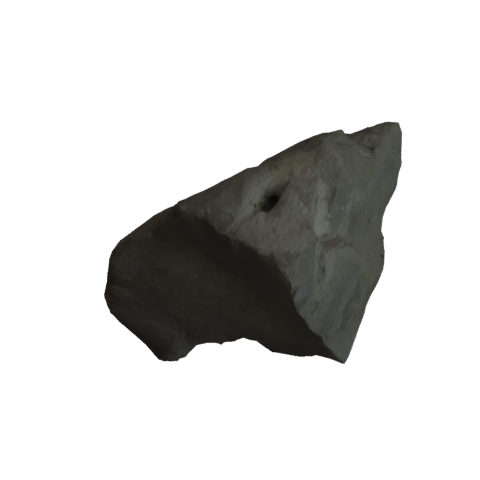
#> input picture assets/enemies/meteor/0001.png, 480 x 480 px
$ python pngToGif.py ../assets/enemies/meteor
#> lines starting #> are read from the running program, lines starting #| are printed output that depends on the picture; after the words box and inside, x2 and y2 are one past the last pixel; in counts of white or black regions, pixels touching at a corner belong together
#!/usr/bin/env python3
import argparse
import re
from pathlib import Path
from typing import List, Tuple, Optional

from PIL import Image

def natural_key(s: str):
    # Split into digit/non-digit chunks for natural sorting
    return [int(t) if t.isdigit() else t.lower() for t in re.findall(r'\d+|\D+', s)]

def parse_size(s: str) -> Tuple[int, int]:
    try:
        w, h = s.lower().replace("x", " ").split()
        return int(w), int(h)
    except Exception:
        raise argparse.ArgumentTypeError("Size must look like 800x600")

def collect_pngs(folder: Path, recursive: bool) -> List[Path]:
    pattern = "**/*.png" if recursive else "*.png"
    return sorted(folder.glob(pattern), key=lambda p: natural_key(p.name))

def ensure_mode(img: Image.Image, allow_transparency: bool) -> Image.Image:
    if allow_transparency:
        # Keep RGBA so GIF can use a single transparent index later
        if img.mode != "RGBA":
            return img.convert("RGBA")
        return img
    else:
        # Flatten against white background
        if img.mode in ("RGBA", "LA"):
            bg = Image.new("RGB", img.size, (255, 255, 255))
            bg.paste(img, mask=img.split()[-1])  # alpha
            return bg
        return img.convert("RGB")

def resize_or_fit(
    img: Image.Image,
    resize_to: Optional[Tuple[int, int]],
    fit_canvas: Optional[Tuple[int, int]],
    resample: int
) -> Image.Image:
    if resize_to:
        return img.resize(resize_to, resample=resample)

    if fit_canvas:
        # Letterbox/pad to target canvas size while preserving aspect
        target_w, target_h = fit_canvas
        img_aspect = img.width / img.height
        target_aspect = target_w / target_h

        if img_aspect > target_aspect:
            # width-limited
            new_w = target_w
            new_h = int(round(new_w / img_aspect))
        else:
            # height-limited
            new_h = target_h
            new_w = int(round(new_h * img_aspect))

        resized = img.resize((new_w, new_h), resample=resample)

        # Create transparent canvas
        canvas = Image.new("RGBA", (target_w, target_h), (0, 0, 0, 0))
        offset = ((target_w - new_w) // 2, (target_h - new_h) // 2)
        canvas.paste(resized, offset)
        return canvas

    return img

def unify_to_common_size(frames: List[Image.Image]) -> List[Image.Image]:
    # If sizes differ and no explicit size provided, pad to max width/height
    max_w = max(img.width for img in frames)
    max_h = max(img.height for img in frames)
    out = []
    for img in frames:
        if img.size == (max_w, max_h):
            out.append(img)
        else:
            canvas = Image.new("RGBA", (max_w, max_h), (0, 0, 0, 0))
            offset = ((max_w - img.width) // 2, (max_h - img.height) // 2)
            canvas.paste(img, offset)
            out.append(canvas)
    return out

def main():
    parser = argparse.ArgumentParser(description="Convert a folder of PNGs into an animated GIF.")
    parser.add_argument("input_folder", type=Path, help="Folder containing PNGs")
    parser.add_argument("-o", "--output", type=Path, default=Path("output.gif"), help="Output GIF path")
    parser.add_argument("-r", "--recursive", action="store_true", help="Search subfolders")
    group = parser.add_mutually_exclusive_group()
    group.add_argument("--fps", type=float, help="Frames per second (e.g., 10). Sets per-frame duration = 1000/fps ms")
    group.add_argument("--duration", type=float, help="Per-frame duration in milliseconds (e.g., 100)")
    parser.add_argument("--loop", type=int, default=0, help="Loop count (0=infinite)")
    parser.add_argument("--reverse", action="store_true", help="Also play frames in reverse (ping-pong without duplicating endpoints)")
    parser.add_argument("--resize", type=parse_size, help="Force all frames to this size, e.g. 800x600")
    parser.add_argument("--fit", type=parse_size, help="Letterbox/pad frames onto this canvas size, e.g. 800x600")
    parser.add_argument("--no-alpha", action="store_true", help="Flatten transparency onto white background")
    parser.add_argument("--resample", choices=["nearest", "bilinear", "bicubic", "lanczos"], default="lanczos",
                        help="Resampling filter for resizing/fitting")
    parser.add_argument("--optimize", action="store_true", help="Ask Pillow to optimize the GIF palette")
    parser.add_argument("--dither", choices=["none", "floyd-steinberg"], default="floyd-steinberg",
                        help="Dithering for palette conversion")
    args = parser.parse_args()

    if not args.input_folder.exists():
        raise SystemExit(f"Input folder not found: {args.input_folder}")

    pngs = collect_pngs(args.input_folder, args.recursive)
    if not pngs:
        raise SystemExit("No PNG files found.")

    # Compute duration per frame
    if args.fps:
        if args.fps <= 0:
            raise SystemExit("FPS must be > 0")
        duration_ms = int(round(1000.0 / args.fps))
    else:
        duration_ms = int(round(args.duration if args.duration else 100))  # default 100 ms

    resample_map = {
        "nearest": Image.NEAREST,
        "bilinear": Image.BILINEAR,
        "bicubic": Image.BICUBIC,
        "lanczos": Image.LANCZOS,
    }
    resample = resample_map[args.resample]

    # Load, convert, and size-normalize frames
    frames: List[Image.Image] = []
    allow_transparency = not args.no_alpha

    for p in pngs:
        img = Image.open(p)
#> img is the input picture: PIL image 480x480 RGBA; mean R, G, B, A 12, 11.8, 10.6, 53
        img = ensure_mode(img, allow_transparency=allow_transparency)
        img = resize_or_fit(img, args.resize, args.fit, resample=resample)
        frames.append(img)

    # If no explicit size was given and sizes differ, pad to max
    if not args.resize and not args.fit:
        sizes = {im.size for im in frames}
#> sizes = 1 item
        if len(sizes) > 1:
            frames = unify_to_common_size(frames)

    # Optional ping-pong effect
    if args.reverse and len(frames) > 1:
        tail = frames[-2:0:-1]  # reverse without duplicating endpoints
        frames = frames + tail

    # CHANGES FOR TRANSPARENCY START ------------------------------------------
    # We'll quantize to 255 colors (leaving index 255 free), then force transparent
    # pixels to palette index 255 and mark that index as transparent.
    dither_flag = Image.FLOYDSTEINBERG if args.dither == "floyd-steinberg" else Image.NONE
    TRANS_IDX = 255  # reserved transparent palette index (0-255)

    def to_palette_with_transparency(img: Image.Image) -> Tuple[Image.Image, bool]:
        """Return (paletted_image, had_any_transparent_pixels)."""
        if img.mode == "RGBA":
            alpha = img.getchannel("A")
            # Threshold: treat alpha <= 128 as transparent (tweak if you want)
            # Create a mask where 255 = transparent pixel, 0 = opaque
            mask = alpha.point(lambda a: 255 if a <= 128 else 0)
            # Quantize to 255 colors so index 255 is available for transparency
            pal = img.convert("RGBA").convert(
                "P", palette=Image.ADAPTIVE, colors=255, dither=dither_flag
            )
            # Force transparent areas to use index 255
            pal.paste(TRANS_IDX, mask)
            # Tell Pillow which palette index is transparent
            pal.info["transparency"] = TRANS_IDX
            # If there were any transparent pixels at all:
            any_transparent = mask.getbbox() is not None
            return pal, any_transparent
        else:
            # No alpha in source; just palettize normally
            pal = img.convert("P", palette=Image.ADAPTIVE, dither=dither_flag)
            return pal, False
    # CHANGES FOR TRANSPARENCY END --------------------------------------------

    pal_frames: List[Image.Image] = []
    any_frame_transparent = False
    for im in frames:
        p, had = to_palette_with_transparency(im) if allow_transparency else (
            im.convert("P", palette=Image.ADAPTIVE, dither=dither_flag), False
        )
        pal_frames.append(p)
        any_frame_transparent = any_frame_transparent or had
#> this loop made 2 passes
#> (any_transparent in to_palette_with_transparency, had, any_frame_transparent) on passes 1 to 2: (True, True, True), (True, True, True)
#> pass 1, in to_palette_with_transparency, `alpha = img.getchannel("A")`:
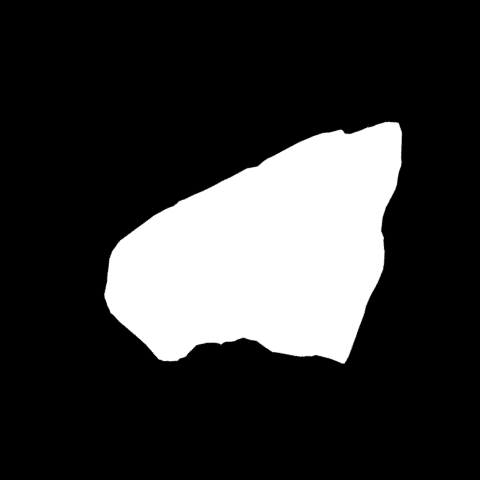
#> alpha: PIL image 480x480 L; min 0, max 255, mean 53
#> pass 1, in to_palette_with_transparency, `mask = alpha.point(lambda a: 255 if a <= 128 else 0)`:
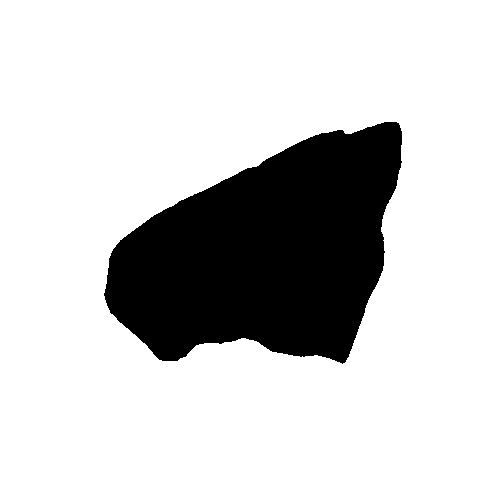
#> mask: PIL image 480x480 L; 79.2% white; 1 black region, box (x1, y1, x2, y2) and area: (104, 122, 402, 364) 47861
#> pass 1, in to_palette_with_transparency, `pal = img.convert("RGBA").convert( "P", palette=Image.ADAPTIVE, colors..`:
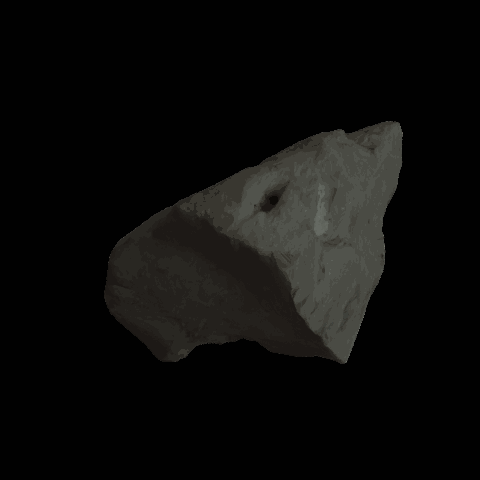
#> pal: PIL image 480x480 P; mean R, G, B 12.3, 12.1, 10.9
#> after the loop, pal_frames = 2 items

    # Pillow expects first frame + append_images for the rest
    first, *rest = pal_frames
#> rest = 1 item

    args.output.parent.mkdir(parents=True, exist_ok=True)

    save_kwargs = dict(
        save_all=True,
        append_images=rest,
        duration=duration_ms,
        loop=args.loop,
        disposal=2,            # restore to background between frames (important for transparency)
        optimize=args.optimize
    )
#> save_kwargs = 6 items
    # Only set the transparency kwarg if we actually used it; this avoids odd palettes for opaque GIFs
    if allow_transparency and any_frame_transparent:
        save_kwargs["transparency"] = TRANS_IDX

    first.save(args.output, **save_kwargs)
    print(f"GIF saved to: {args.output.resolve()}")

if __name__ == "__main__":
    main()
